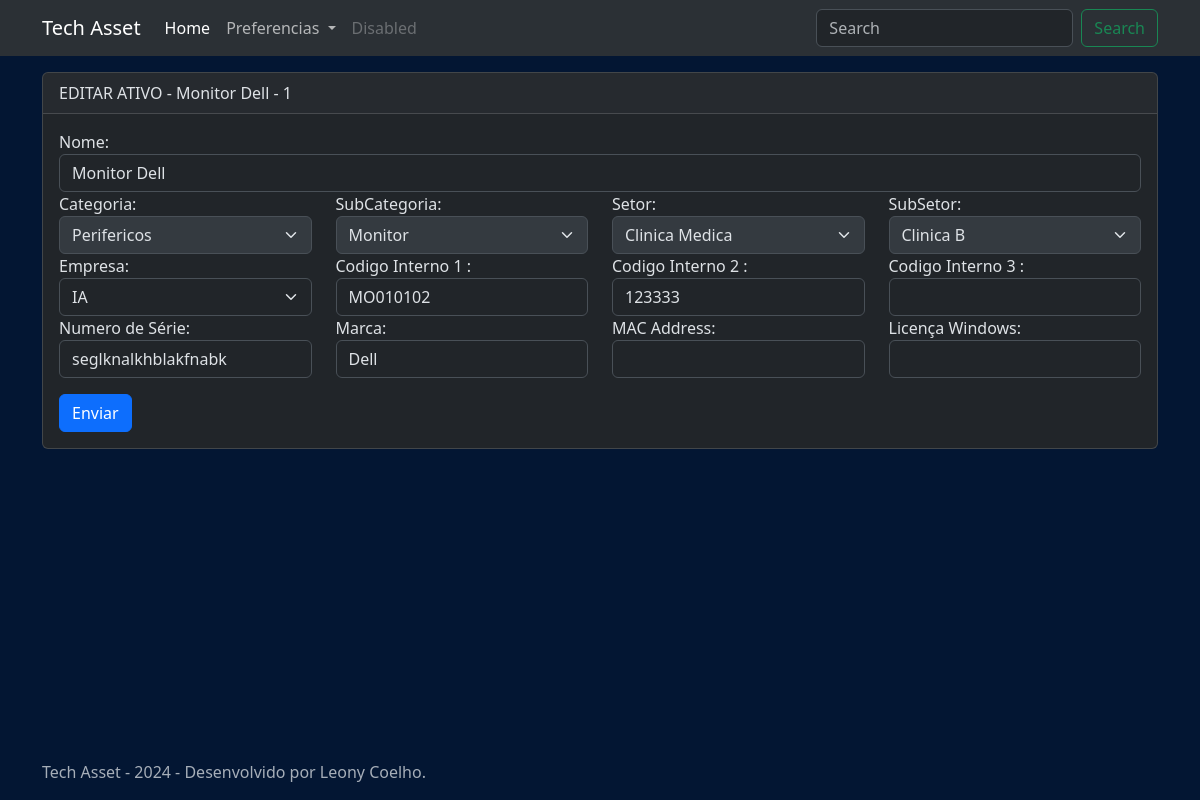
The app's page /asset/edit/1/, older data.
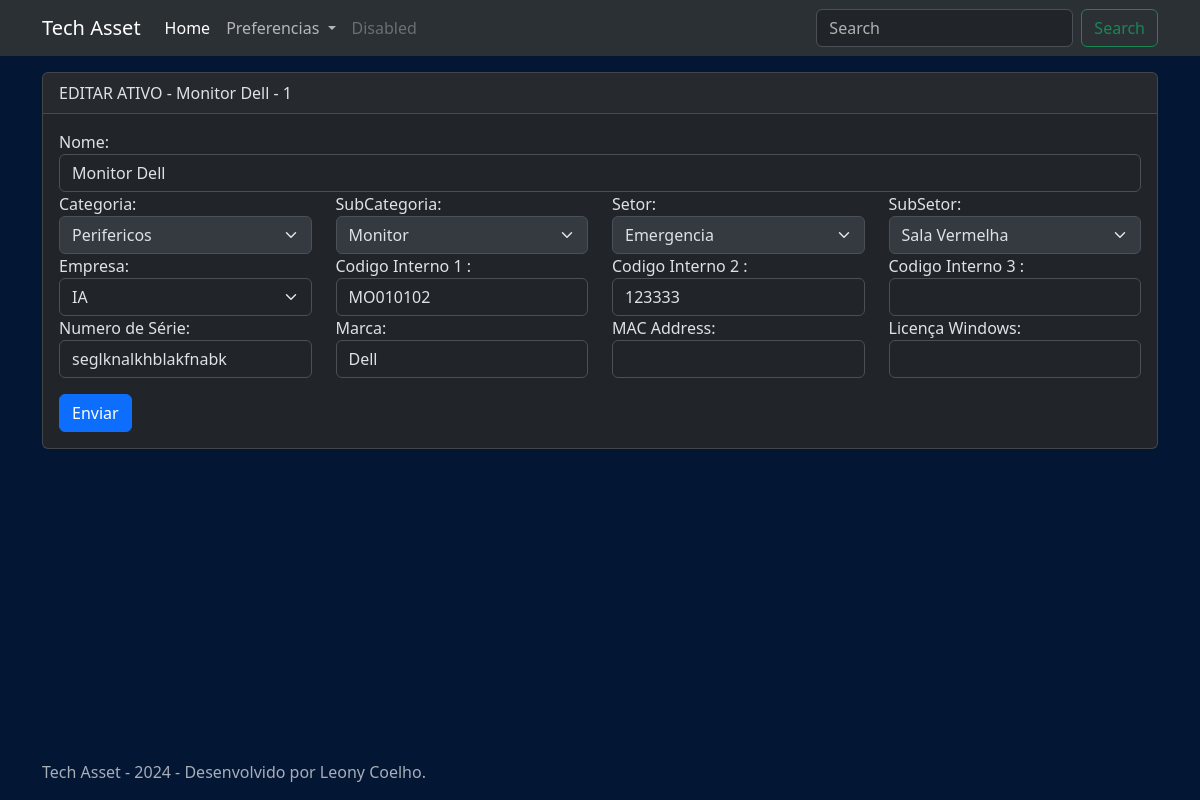
The same page, newer data.
### app_tech_asset/models.py (models this page shows, shortened)
class Asset(models.Model):
    name = models.CharField(null=False, max_length=50)
    category = models.ForeignKey(Category, null=True, on_delete=models.SET_NULL)
    subcategory = models.ForeignKey(SubCategory, on_delete=models.SET_NULL, null= True)
    modified = models.DateTimeField(auto_now_add=True)
    added = models.DateTimeField(auto_now_add=True)
    details = models.TextField(null=True)
    sector = models.ForeignKey(Sector, null=True, on_delete=models.SET_NULL)
    subsector = models.ForeignKey(SubSector, blank=True, on_delete=models.SET_NULL, null= True)
    rental_company = models.ForeignKey(RentalCompany, null=True, on_delete=models.SET_NULL)
    internal_code1 = models.CharField(null=True, max_length=50)
    internal_code2 = models.CharField(null=True, max_length=50)
    internal_code3 = models.CharField(null=True, max_length=50)
    serial_number = models.CharField(null=True, max_length=50)
    brand = models.CharField(null=True, max_length=50)
    mac_address = models.CharField(null=True, max_length=50)
    windows_license = models.CharField(null=True, max_length=50)
    kit = models.ForeignKey(Kit, on_delete=models.SET_NULL, null=True, blank=True)

class Sector(models.Model):
    name = models.CharField(null=False, max_length=50)

class SubSector(models.Model):
    parent = models.ForeignKey(Sector, blank=True, on_delete=models.CASCADE)
    name = models.CharField(null=False, max_length=50)

class Category(models.Model):
    name = models.CharField(null=False, max_length=50)

class SubCategory(models.Model):
    parent = models.ForeignKey(Category, blank=True, on_delete=models.CASCADE)
    name = models.CharField(null=False, max_length=50)

class RentalCompany(models.Model):
    name = models.CharField(null=False, max_length=50)

### app_tech_asset/views.py (the view)
# urls.py: path('asset/edit/<int:id>/', views.edit_asset, name='edit_asset'),
def edit_asset(request, id):
    asset = get_object_or_404(Asset, id=id)
    if request.method == 'POST':
        asset.name = request.POST.get('name')
        asset.rental_company = get_object_or_404(RentalCompany, id=request.POST.get('rental_company'))
        asset.internal_code1 = request.POST.get('internal_code1')
        asset.internal_code2 = request.POST.get('internal_code2')
        asset.internal_code3 = request.POST.get('internal_code3')
        asset.serial_number = request.POST.get('serial_number')
        asset.brand = request.POST.get('brand')
        asset.mac_address = request.POST.get('mac_address')
        asset.windows_license = request.POST.get('windows_license')
        asset.save()
        return redirect('home')
    else:
        context = {
            'asset': asset,
        }
        return render(request, 'edit_asset.html', context)

### app_tech_asset/context_processors.py (called while the page is built)
def global_settings(request):
    try:
        settings = GlobalSettings.objects.get(id=1)
    except GlobalSettings.DoesNotExist:
        settings = None
    categories = Category.objects.all()
    subcategories = SubCategory.objects.all()
    sectors = Sector.objects.all()
    subsectors = SubSector.objects.all()
    rental_companies = RentalCompany.objects.all()
    return {
        'global_settings': settings,
        'categories': categories,
        'subcategories': subcategories,
        'sectors': sectors,
        'subsectors': subsectors,
        'rental_companies': rental_companies
        }

### app_tech_asset/templates/edit_asset.html (shortened to what the changed rows need)
{% extends 'base.html' %}
{% block content %}
<div class="container">
    <div class="card mt-3">
        <div class="card-header">
            EDITAR ATIVO - {{ asset.name }} - {{ asset.id }}
        </div>
        <div class="card-body">
        <form method="post" action="{% url 'edit_asset' asset.id %}">
            <div class="row">
                <div class="col-md-12">
                    <label for="id_name">Nome:</label>
                    <input type="text" name="name" id="id_name" class="form-control" maxlength="50" required value="{{asset.name}}">
                </div>
            </div>
            <div class="row">
                <div class="col-md-3">
                    <label for="id_category">Categoria:</label>
                    <select name="category" id="id_category" class="form-select" disabled>
                        <option value="{{ asset.category.id }}" hidden selected>{{ asset.category.name }}</option>
                    </select>
                </div>
                <div class="col-md-3">
                    <label for="id_subcategory">SubCategoria:</label>
                    <select name="subcategory" id="id_subcategory" class="form-select" disabled>
                        <option value="{{ asset.subcategory.id }}" hidden selected>{{ asset.subcategory.name }}</option>
                    </select>
                </div>
                <div class="col-md-3">
                    <label for="id_sector">Setor:</label>
                    <select name="sector" id="id_sector" class="form-select" disabled>
                        <option value="{{ asset.sector.id }}" hidden selected>{{ asset.sector.name }}</option>
                    </select>
                </div>
                <div class="col-md-3">
                    <label for="id_subsector">SubSetor:</label>
                    <select name="subsector" id="id_subsector" class="form-select" disabled>
                        <option value="{{ asset.subsector.id }}" hidden selected>{{ asset.subsector.name }}</option>
                    </select>
                </div>
            </div>
            <div class="row">
                <div class="col-md-3">
                    <label for="id_rental_company">Empresa:</label>
                    <select name="rental_company" id="id_rental_company" class="form-select" required>
                        <option value="{{ asset.rental_company.id }}" hidden selected>{{ asset.rental_company.name }}</option>
                    </select>
                </div>
                <div class="col-md-3">
                    <label for="id_internal_code1">{% if global_settings.internalcode1 %}{{ global_settings.internal_code1 }}{% else %} Codigo Interno 1 {% endif %}:</label>
                    <input type="text" name="internal_code1" id="id_internal_code1" class="form-control" maxlength="50" value="{{asset.internal_code1}}">
                </div>
                <div class="col-md-3">
                    <label for="id_internal_code2">{% if global_settings.internalcode2 %}{{ global_settings.internal_code2 }}{% else %} Codigo Interno 2 {% endif %}:</label>
                    <input type="text" name="internal_code2" id="id_internal_code2" class="form-control" maxlength="50" value="{{asset.internal_code2}}">
                </div>
            </div>
            <div class="row">
                <div class="col-md-3">
                    <label for="id_serial_number">Numero de Série:</label>
                    <input type="text" name="serial_number" id="id_serial_number" class="form-control" maxlength="50"  value="{{asset.serial_number}}">
                </div>
                <div class="col-md-3">
                    <label for="id_brand">Marca:</label>
                    <input type="text" name="brand" id="id_brand" class="form-control" maxlength="50" value="{{asset.brand}}">
                </div>
            </div>
        </form>
        </div>
    </div>
</div>
{% endblock %}

Row changes from the older to the newer data that the page shows:
changed Asset "Monitor Dell": sector "Clinica Medica" → "Emergencia"; subsector "Clinica B" → "Sala Vermelha"
